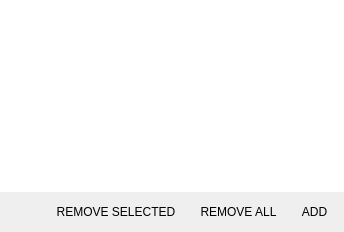
                <widget class="QWidget" name="edit_channel_details_torrents_page">
                 <layout class="QVBoxLayout" name="verticalLayout">
                  <property name="spacing">
                   <number>0</number>
                  </property>
                  <property name="leftMargin">
                   <number>0</number>
                  </property>
                  <property name="topMargin">
                   <number>0</number>
                  </property>
                  <property name="rightMargin">
                   <number>0</number>
                  </property>
                  <property name="bottomMargin">
                   <number>0</number>
                  </property>
                  <item>
                   <widget class="LazyLoadList" name="edit_channel_torrents_list">
                    <property name="styleSheet">
                     <string notr="true">QListWidget::item:hover {
background-color: #303030;
}
QListWidget::item:selected {
background-color: #404040;
}
QListWidget::item {
border-bottom: 1px solid #303030;
}
QListWidget {
border: none;
}</string>
                    </property>
                    <property name="selectionMode">
                     <enum>QAbstractItemView::ContiguousSelection</enum>
                    </property>
                    <property name="verticalScrollMode">
                     <enum>QAbstractItemView::ScrollPerPixel</enum>
                    </property>
                    <property name="selectionRectVisible">
                     <bool>false</bool>
                    </property>
                   </widget>
                  </item>
                  <item>
                   <widget class="QWidget" name="edit_channel_torrents_buttons_container" native="true">
                    <layout class="QHBoxLayout" name="horizontalLayout_15">
                     <property name="spacing">
                      <number>8</number>
                     </property>
                     <property name="leftMargin">
                      <number>8</number>
                     </property>
                     <property name="topMargin">
                      <number>8</number>
                     </property>
                     <property name="rightMargin">
                      <number>8</number>
                     </property>
                     <property name="bottomMargin">
                      <number>8</number>
                     </property>
                     <item>
                      <spacer name="horizontalSpacer_22">
                       <property name="orientation">
                        <enum>Qt::Horizontal</enum>
                       </property>
                       <property name="sizeHint" stdset="0">
                        <size>
                         <width>40</width>
                         <height>20</height>
                        </size>
                       </property>
                      </spacer>
                     </item>
                     <item>
                      <widget class="EllipseButton" name="edit_channel_torrents_remove_selected_button">
                       <property name="sizePolicy">
                        <sizepolicy hsizetype="Preferred" vsizetype="Fixed">
                         <horstretch>0</horstretch>
                         <verstretch>0</verstretch>
                        </sizepolicy>
                       </property>
                       <property name="minimumSize">
                        <size>
                         <width>0</width>
                         <height>24</height>
                        </size>
                       </property>
                       <property name="maximumSize">
                        <size>
                         <width>16777215</width>
                         <height>24</height>
                        </size>
                       </property>
                       <property name="cursor">
                        <cursorShape>PointingHandCursor</cursorShape>
                       </property>
                       <property name="styleSheet">
                        <string notr="true">border-radius: 12px;
padding-left: 4px;
padding-right: 4px;</string>
                       </property>
                       <property name="text">
                        <string>REMOVE SELECTED</string>
                       </property>
                      </widget>
                     </item>
                     <item>
                      <widget class="EllipseButton" name="edit_channel_torrents_remove_all_button">
                       <property name="sizePolicy">
                        <sizepolicy hsizetype="Preferred" vsizetype="Fixed">
                         <horstretch>0</horstretch>
                         <verstretch>0</verstretch>
                        </sizepolicy>
                       </property>
                       <property name="minimumSize">
                        <size>
                         <width>0</width>
                         <height>24</height>
                        </size>
                       </property>
                       <property name="maximumSize">
                        <size>
                         <width>16777215</width>
                         <height>24</height>
                        </size>
                       </property>
                       <property name="cursor">
                        <cursorShape>PointingHandCursor</cursorShape>
                       </property>
                       <property name="styleSheet">
                        <string notr="true">border-radius: 12px;
padding-left: 4px;
padding-right: 4px;</string>
                       </property>
                       <property name="text">
                        <string>REMOVE ALL</string>
                       </property>
                      </widget>
                     </item>
                     <item>
                      <widget class="EllipseButton" name="edit_channel_torrents_add_button">
                       <property name="sizePolicy">
                        <sizepolicy hsizetype="Preferred" vsizetype="Fixed">
                         <horstretch>0</horstretch>
                         <verstretch>0</verstretch>
                        </sizepolicy>
                       </property>
                       <property name="minimumSize">
                        <size>
                         <width>0</width>
                         <height>24</height>
                        </size>
                       </property>
                       <property name="maximumSize">
                        <size>
                         <width>16777215</width>
                         <height>24</height>
                        </size>
                       </property>
                       <property name="cursor">
                        <cursorShape>PointingHandCursor</cursorShape>
                       </property>
                       <property name="styleSheet">
                        <string notr="true">border-radius: 12px;
padding-left: 4px;
padding-right: 4px;</string>
                       </property>
                       <property name="text">
                        <string>ADD</string>
                       </property>
                      </widget>
                     </item>
                    </layout>
                   </widget>
                  </item>
                 </layout>
                </widget>
